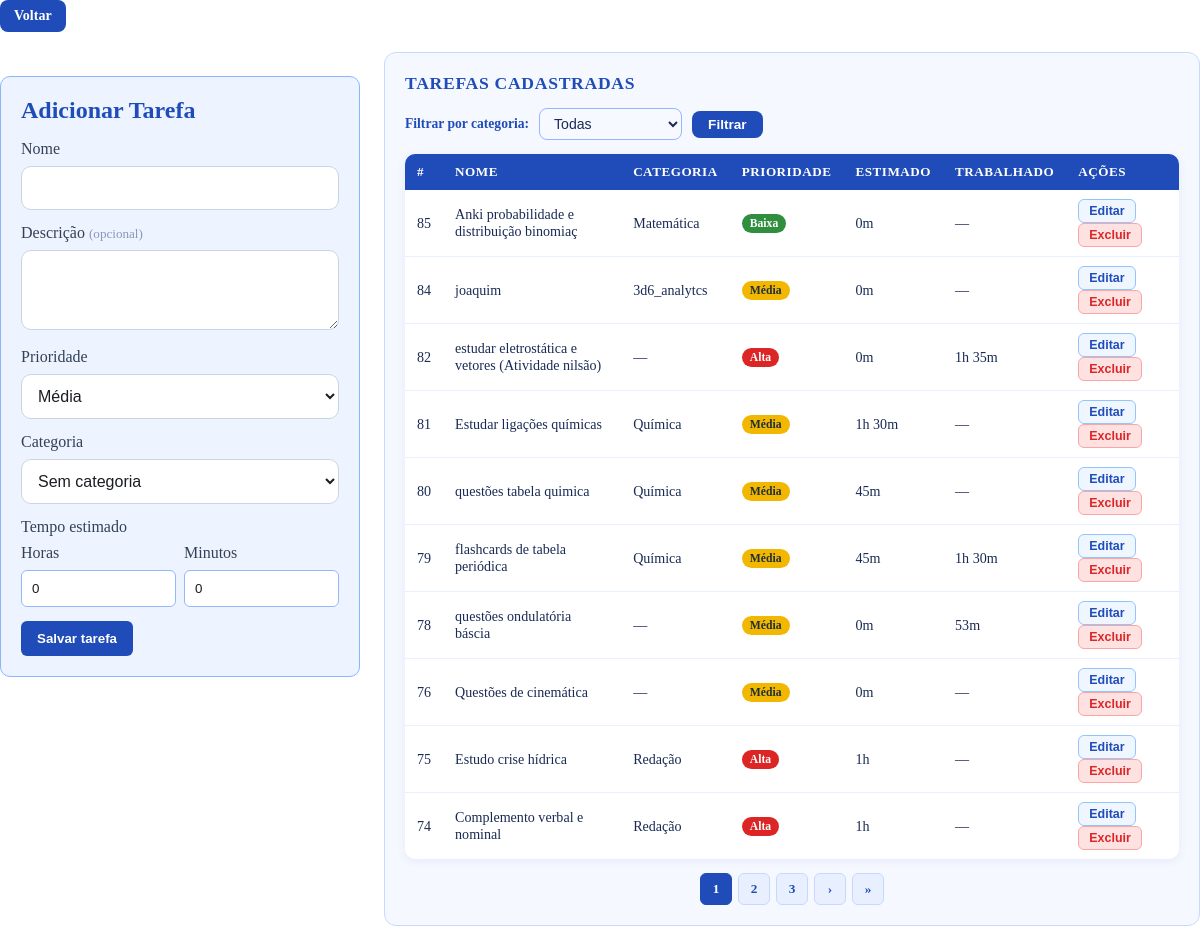
The page /adicionar/ on the database its author committed.
### tarefas/models.py (models this page shows, shortened)
class Tarefa(models.Model):
    PRIORIDADE_CHOICES = [
        ('BA', 'Baixa'),
        ('ME', 'Média'),
        ('AL', 'Alta'),
    ]
    STATUS_CHOICES = [
        ('ES', 'Em espera'),
        ('AN', 'Em andamento'),
        ('CO', 'Concluída'),
    ]
    nome = models.CharField(max_length=255)
    descricao = models.TextField(blank=True)
    prioridade = models.CharField(
        max_length=2, choices=PRIORIDADE_CHOICES, default='ME')
    status = models.CharField(
        max_length=2, choices=STATUS_CHOICES, default='ES')
    horas_estimadas = models.PositiveIntegerField(
        default=0, help_text='Minutos estimados')
    horas_trabalhadas = models.PositiveIntegerField(
        default=0, help_text='Minutos trabalhados')
    data = models.DateField()
    categoria = models.ForeignKey(
        CategoriaTarefa, on_delete=models.SET_NULL, null=True, blank=True,
        related_name='tarefas')
    @property
    def horas_estimadas_formatadas(self):
        horas = self.horas_estimadas // 60
        minutos = self.horas_estimadas % 60
        if horas > 0 and minutos > 0:
            return f"{horas}h {minutos}m"
        if horas > 0:
            return f"{horas}h"
        return f"{minutos}m"
    @property
    def horas_trabalhadas_formatadas(self):
        horas = self.horas_trabalhadas // 60
        minutos = self.horas_trabalhadas % 60
        if horas > 0 and minutos > 0:
            return f"{horas}h {minutos}m"
        if horas > 0:
            return f"{horas}h"
        return f"{minutos}m"

class CategoriaTarefa(models.Model):
    nome = models.CharField(max_length=100, unique=True)
    class Meta:
        ordering = ['nome']
        verbose_name = 'Categoria'
        verbose_name_plural = 'Categorias'

### tarefas/views.py (the view, shortened to what this page needs)
# urls.py: path('adicionar/', views.adicionar_tarefa, name='adicionar_tarefa'),
def adicionar_tarefa(request, data=None):
    data_valida = None
    categoria_filtro = request.GET.get('categoria', '')
    todas_tarefas = Tarefa.objects.select_related('categoria').order_by('-id')
    if categoria_filtro:
        todas_tarefas = todas_tarefas.filter(categoria_id=categoria_filtro)
    paginator = Paginator(todas_tarefas, 10)
    page_number = request.GET.get('page', 1)
    page_obj = paginator.get_page(page_number)
    categorias = CategoriaTarefa.objects.all()
    context = {
        'data': data_valida.isoformat() if data_valida else '',
        'page_obj': page_obj,
        'categorias': categorias,
        'categoria_filtro': categoria_filtro,
    }
    return render(request, 'adicionar_tarefa.html', context)

### templates/adicionar_tarefa.html (shortened to what this page needs)
{% extends 'index.html' %}
{% load static %}
{% block content %}
<a href="{% if data %}{% url 'tarefa_especifica' data %}{% else %}{% url 'tarefas' %}{% endif %}" class="btn-back">Voltar</a>
<div class="add-tarefa-layout">
  <section class="form-add">
    <h1>Adicionar Tarefa</h1>
    <form method="post" action="">
      <div class="form-group">
        <label for="nome">Nome</label>
        <input id="nome" name="nome" type="text" required>
      </div>
      <div class="form-group">
        <label for="descricao">Descrição <span style="font-weight:400; color:#8898bb; font-size:0.82rem;">(opcional)</span></label>
        <textarea id="descricao" name="descricao" rows="3"></textarea>
      </div>
      <div class="form-group">
        <label for="prioridade">Prioridade</label>
        <select id="prioridade" name="prioridade" required>
          <option value="ME" selected>Média</option>
        </select>
      </div>
      <div class="form-group">
        <label for="categoria">Categoria</label>
        <select id="categoria" name="categoria">
          <option value="">Sem categoria</option>
        </select>
      </div>
      <div class="form-group">
        <label>Tempo estimado</label>
        <div style="display:flex; gap:8px; flex-wrap:wrap;">
          <div style="flex:1 1 120px;">
            <label for="horas_estimadas_horas">Horas</label>
            <input id="horas_estimadas_horas" name="horas_estimadas_horas" type="number" min="0" value="0" required>
          </div>
          <div style="flex:1 1 120px;">
            <label for="horas_estimadas_minutos">Minutos</label>
            <input id="horas_estimadas_minutos" name="horas_estimadas_minutos" type="number" min="0" max="59" value="0" required>
          </div>
        </div>
      </div>
      <button type="submit" class="btn-blue">Salvar tarefa</button>
    </form>
  </section>
  <section class="tarefas-lista-section">
    <h2>Tarefas cadastradas</h2>
    <form method="get" style="margin-bottom:14px;display:flex;align-items:center;gap:10px;flex-wrap:wrap;">
      <label for="filtro-categoria" style="font-weight:600;color:#1f4cb9;font-size:0.85rem;">Filtrar por categoria:</label>
      <select id="filtro-categoria" name="categoria" style="padding:6px 10px;border:1px solid #95b7ff;border-radius:8px;background:#f6f9ff;color:#1a2a54;font-size:0.88rem;">
        <option value="">Todas</option>
      </select>
      <button type="submit" style="background:#1f4cb9;color:#fff;border:none;border-radius:8px;padding:6px 16px;font-weight:700;cursor:pointer;font-size:0.85rem;">Filtrar</button>
    </form>
    {% if page_obj.object_list %}
    <table class="tarefas-table">
      <thead>
        <tr>
          <th>#</th>
          <th>Nome</th>
          <th>Categoria</th>
          <th>Prioridade</th>
          <th>Estimado</th>
          <th>Trabalhado</th>
          <th>Ações</th>
        </tr>
      </thead>
      <tbody id="lista-tarefas-body">
        {% for t in page_obj %}
        <tr id="row-tarefa-{{ t.id }}">
          <td>{{ t.id }}</td>
          <td>{{ t.nome }}</td>
          <td>{{ t.categoria.nome|default:"—" }}</td>
          <td><span class="badge-prioridade {{ t.prioridade }}">{{ t.get_prioridade_display }}</span></td>
          <td>{{ t.horas_estimadas_formatadas }}</td>
          <td>{% if t.horas_trabalhadas > 0 %}{{ t.horas_trabalhadas_formatadas }}{% else %}—{% endif %}</td>
          <td>
            <button class="btn-editar-tarefa" data-id="{{ t.id }}"
              data-nome="{{ t.nome|escapejs }}"
              data-descricao="{{ t.descricao|escapejs }}"
              data-prioridade="{{ t.prioridade }}"
              data-categoria="{{ t.categoria.id|default:'' }}"
              data-horas="{{ t.horas_estimadas|divisibleby:60|yesno:'true,false' }}"
              data-horas-val="{% widthratio t.horas_estimadas 60 1 %}"
              data-minutos-val="{{ t.horas_estimadas|add:0 }}"
            >Editar</button>
            <button class="btn-excluir-tarefa" data-id="{{ t.id }}">Excluir</button>
          </td>
        </tr>
        {% endfor %}
      </tbody>
    </table>
    <nav class="paginacao">
      {% for num in page_obj.paginator.page_range %}
        {% if page_obj.number == num %}
          <span class="pagina-atual">{{ num }}</span>
        {% elif num >= page_obj.number|add:"-2" and num <= page_obj.number|add:"2" %}
          <a href="?{% if categoria_filtro %}categoria={{ categoria_filtro }}&{% endif %}page={{ num }}">{{ num }}</a>
        {% endif %}
      {% endfor %}
      {% if page_obj.has_next %}
        <a href="?{% if categoria_filtro %}categoria={{ categoria_filtro }}&{% endif %}page={{ page_obj.next_page_number }}">&#8250;</a>
        <a href="?{% if categoria_filtro %}categoria={{ categoria_filtro }}&{% endif %}page={{ page_obj.paginator.num_pages }}">&raquo;</a>
      {% endif %}
    </nav>
    {% else %}
    <p class="sem-tarefas">Nenhuma tarefa cadastrada ainda.</p>
    {% endif %}
  </section>
</div>
{% endblock %}

### static/css/styles.css (style rules this page uses)
body { background: white; }
* { margin: 0; padding: 0; box-sizing: border-box; }
.btn-blue { display: inline-flex; align-items: center; justify-content: center; gap: 8px; padding: 10px 16px; background-color: #1f4cb9; color: #ffffff; border: 1px solid #1f4cb9; border-radius: 8px; font-weight: 700; text-decoration: none; cursor: pointer; transition: background 150ms ease, transform 120ms ease; }
.form-add { max-width: 680px; margin: 24px auto; padding: 20px; border: 1px solid #8ab6ff; border-radius: 10px; background-color: #eef4ff; }
.form-add h1 { color: #1f4cb9; margin-bottom: 16px; }
.form-add .form-group { margin-bottom: 14px; }
.form-add label { display: block; font-weight: 600; color: #1f4cb9; margin-bottom: 4px; }
.form-add input, .form-add textarea, .form-add select { width: 100%; padding: 10px; border: 1px solid #95b7ff; border-radius: 6px; background: #ffffff; color: #1a1d22; }
.form-add .btn-blue { border: 0; background-color: #1f4cb9; color: #ffffff; padding: 10px 16px; border-radius: 6px; cursor: pointer; }
.btn-back { display: inline-flex; align-items: center; padding: 8px 14px; background: #1f4cb9; color: #ffffff; border-radius: 8px; text-decoration: none; font-weight: 600; font-size: 0.875rem; transition: background 150ms ease; }

### static/css/analise_cat.css (style rules this page uses)
.form-group { margin-bottom: 1.25rem; }
.form-group label { display: block; margin-bottom: 0.5rem; font-weight: 500; color: #334155; }
.form-group input[type="text"], .form-group textarea, .form-group select { width: 100%; padding: 0.75rem; border: 1px solid #cbd5e1; border-radius: 10px; font-size: 1rem; }

### templates/adicionar_tarefa.html (style rules this page uses)
.add-tarefa-layout { display: flex; gap: 24px; max-width: 1200px; margin: 20px auto; align-items: flex-start; flex-wrap: wrap; }
.form-add { flex: 0 0 360px; min-width: 280px; }
.tarefas-lista-section { flex: 1 1 500px; background: #f6f8ff; border: 1px solid #c8d9ff; border-radius: 12px; padding: 20px; }
.tarefas-lista-section h2 { color: #1f4cb9; margin-bottom: 14px; font-size: 1.1rem; text-transform: uppercase; letter-spacing: 0.04em; }
.tarefas-table { width: 100%; border-collapse: collapse; background: #fff; border-radius: 10px; overflow: hidden; box-shadow: 0 2px 10px rgba(31,76,185,0.08); }
.tarefas-table th { background: #1f4cb9; color: #fff; padding: 10px 12px; text-align: left; font-size: 0.82rem; text-transform: uppercase; letter-spacing: 0.04em; }
.tarefas-table td { padding: 9px 12px; border-bottom: 1px solid #e8efff; font-size: 0.88rem; color: #1a2a54; vertical-align: middle; }
.tarefas-table tbody tr:last-child td { border-bottom: none; }
.badge-prioridade { display: inline-block; padding: 3px 8px; border-radius: 999px; font-size: 0.73rem; font-weight: 700; color: #fff; }
.badge-prioridade.BA { background: #2f8f3f; }
.badge-prioridade.ME { background: #f2b700; color: #1f2f39; }
.badge-prioridade.AL { background: #dc2626; }
.btn-excluir-tarefa { background: #fee2e2; border: 1px solid #fca5a5; color: #dc2626; border-radius: 6px; padding: 4px 10px; font-size: 0.78rem; font-weight: 700; cursor: pointer; }
.paginacao { display: flex; justify-content: center; align-items: center; gap: 6px; margin-top: 14px; flex-wrap: wrap; }
.paginacao a, .paginacao span { display: inline-flex; align-items: center; justify-content: center; min-width: 32px; height: 32px; border-radius: 6px; font-size: 0.83rem; font-weight: 600; text-decoration: none; padding: 0 8px; }
.paginacao a { background: #e8efff; color: #1f4cb9; border: 1px solid #c8d9ff; }
.paginacao span.pagina-atual { background: #1f4cb9; color: #fff; border: 1px solid #1f4cb9; }
.btn-editar-tarefa { background: #eff6ff; border: 1px solid #93c5fd; color: #1f4cb9; border-radius: 6px; padding: 4px 10px; font-size: 0.78rem; font-weight: 700; cursor: pointer; margin-right: 4px; }

### rows shown on the page
Tarefa: id "85", nome "Anki probabilidade e distribuição binomiaç", categoria.nome "Matemática", prioridade "Baixa", horas_estimadas_formatadas "0m"
Tarefa: id "84", nome "joaquim", categoria.nome "3d6_analytcs", prioridade "Média", horas_estimadas_formatadas "0m"
Tarefa: id "82", nome "estudar eletrostática e vetores (Atividade nilsão)", categoria.nome "—", prioridade "Alta", horas_estimadas_formatadas "0m", horas_trabalhadas_formatadas "1h 35m"
Tarefa: id "81", nome "Estudar ligações químicas", categoria.nome "Química", prioridade "Média", horas_estimadas_formatadas "1h 30m"
Tarefa: id "80", nome "questões tabela quimica", categoria.nome "Química", prioridade "Média", horas_estimadas_formatadas "45m"
Tarefa: id "79", nome "flashcards de tabela periódica", categoria.nome "Química", prioridade "Média", horas_estimadas_formatadas "45m", horas_trabalhadas_formatadas "1h 30m"
Tarefa: id "78", nome "questões ondulatória báscia", categoria.nome "—", prioridade "Média", horas_estimadas_formatadas "0m", horas_trabalhadas_formatadas "53m"
Tarefa: id "76", nome "Questões de cinemática", categoria.nome "—", prioridade "Média", horas_estimadas_formatadas "0m"
Tarefa: id "75", nome "Estudo crise hídrica", categoria.nome "Redação", prioridade "Alta", horas_estimadas_formatadas "1h"
Tarefa: id "74", nome "Complemento verbal e nominal", categoria.nome "Redação", prioridade "Alta", horas_estimadas_formatadas "1h"

### other values the page prints
{{ num }} "1"
{{ num }} "2" "3"
